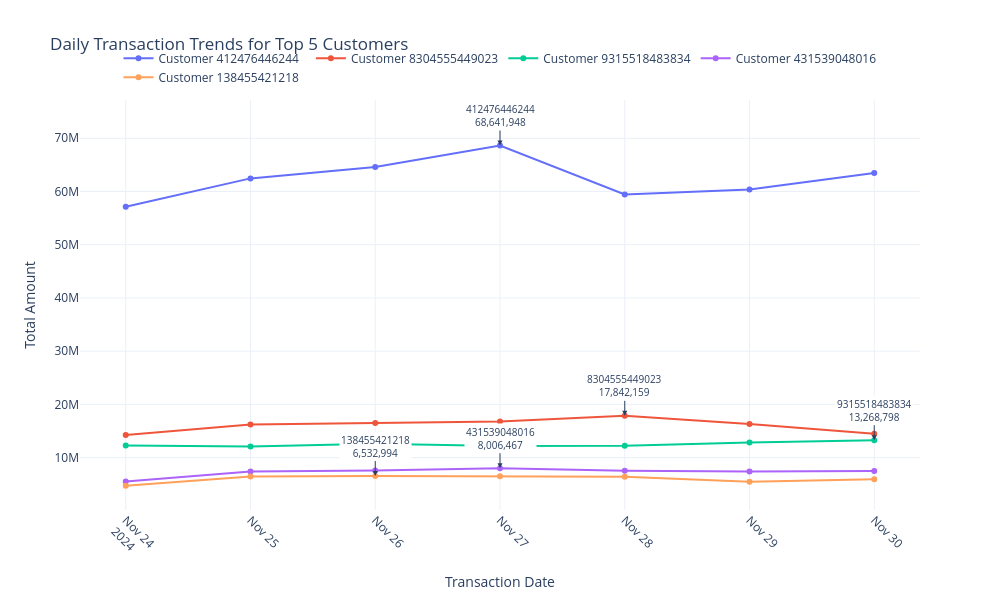

Source (notebook cell):
### Markdown cell above
## merged line chart

### Code cell
fig = go.Figure()

# Add a trace for each customer
for cust in top5:
    cust_data = daily_amounts[daily_amounts['Customer ID'] == cust]

    fig.add_trace(go.Scatter(
        x=cust_data['Tranx_Date'],
        y=cust_data['Amount'],
        mode='lines+markers',
        name=f'Customer {cust}',
        showlegend=True,          # ensure one legend entry only
        marker=dict(size=6),
        line=dict(width=2),
        hovertemplate='<b>Date</b>: %{x}<br><b>Amount</b>: %{y:,.2f}<extra></extra>'
    ))

    # add ONLY one max annotation per customer
    if not cust_data.empty:
        max_point = cust_data.loc[cust_data['Amount'].idxmax()]

        fig.add_annotation(
            x=max_point['Tranx_Date'],
            y=max_point['Amount'],
            text=f"{cust}<br>{max_point['Amount']:,.0f}",
            showarrow=True,
            arrowhead=2,
            ax=0,
            ay=-30,
            font=dict(size=10),
            bgcolor="white"
        )

# Layout
fig.update_layout(
    title='Daily Transaction Trends for Top 5 Customers',
    xaxis_title='Transaction Date',
    yaxis_title='Total Amount',
    template='plotly_white',
    hovermode='x unified',   # cleaner hover
    height=600,
    width=1000,

    legend=dict(
        orientation="h",
        yanchor="bottom",
        y=1.02,
        xanchor="center",
        x=0.5
    ),

    xaxis=dict(
        tickangle=45
    )
)

fig.show()

### Figure 1 — Plotly figure (JSON) as saved in the notebook; plotly's stock layout.template omitted (floating-point values rounded to 4 significant figures)
{"data": [{"hovertemplate": "<b>Date</b>: %{x}<br><b>Amount</b>: %{y:,.2f}<extra></extra>", "line": {"width": 2}, "marker": {"size": 6}, "mode": "lines+markers", "name": "Customer 412476446244", "showlegend": true, "type": "scatter", "x": ["2024-11-24T00:00:00", "2024-11-25T00:00:00", "2024-11-26T00:00:00", "2024-11-27T00:00:00", "2024-11-28T00:00:00", "2024-11-29T00:00:00", "2024-11-30T00:00:00"], "y": [57117232, 62460000.0, 64586172, 68641948, 59450000.0, 60370000.0, 63490000.0]}, {"hovertemplate": "<b>Date</b>: %{x}<br><b>Amount</b>: %{y:,.2f}<extra></extra>", "line": {"width": 2}, "marker": {"size": 6}, "mode": "lines+markers", "name": "Customer 8304555449023", "showlegend": true, "type": "scatter", "x": ["2024-11-24T00:00:00", "2024-11-25T00:00:00", "2024-11-26T00:00:00", "2024-11-27T00:00:00", "2024-11-28T00:00:00", "2024-11-29T00:00:00", "2024-11-30T00:00:00"], "y": [14242763, 16210000.0, 16508958, 16786826, 17842159, 16330000.0, 14489732]}, {"hovertemplate": "<b>Date</b>: %{x}<br><b>Amount</b>: %{y:,.2f}<extra></extra>", "line": {"width": 2}, "marker": {"size": 6}, "mode": "lines+markers", "name": "Customer 9315518483834", "showlegend": true, "type": "scatter", "x": ["2024-11-24T00:00:00", "2024-11-25T00:00:00", "2024-11-26T00:00:00", "2024-11-27T00:00:00", "2024-11-28T00:00:00", "2024-11-29T00:00:00", "2024-11-30T00:00:00"], "y": [12279331, 12068365, 12596485, 12193223, 12212115, 12844650, 13268798]}, {"hovertemplate": "<b>Date</b>: %{x}<br><b>Amount</b>: %{y:,.2f}<extra></extra>", "line": {"width": 2}, "marker": {"size": 6}, "mode": "lines+markers", "name": "Customer 431539048016", "showlegend": true, "type": "scatter", "x": ["2024-11-24T00:00:00", "2024-11-25T00:00:00", "2024-11-26T00:00:00", "2024-11-27T00:00:00", "2024-11-28T00:00:00", "2024-11-29T00:00:00", "2024-11-30T00:00:00"], "y": [5495702, 7379255, 7587374, 8006467, 7539424, 7409402, 7482575]}, {"hovertemplate": "<b>Date</b>: %{x}<br><b>Amount</b>: %{y:,.2f}<extra></extra>", "line": {"width": 2}, "marker": {"size": 6}, "mode": "lines+markers", "name": "Customer 138455421218", "showlegend": true, "type": "scatter", "x": ["2024-11-24T00:00:00", "2024-11-25T00:00:00", "2024-11-26T00:00:00", "2024-11-27T00:00:00", "2024-11-28T00:00:00", "2024-11-29T00:00:00", "2024-11-30T00:00:00"], "y": [4712387, 6446644, 6532994, 6514525, 6417331, 5444172, 5928493]}], "layout": {"annotations": [{"arrowhead": 2, "ax": 0, "ay": -30, "bgcolor": "white", "font": {"size": 10}, "showarrow": true, "text": "412476446244<br>68,641,948", "x": "2024-11-27T00:00:00", "y": 68641948}, {"arrowhead": 2, "ax": 0, "ay": -30, "bgcolor": "white", "font": {"size": 10}, "showarrow": true, "text": "8304555449023<br>17,842,159", "x": "2024-11-28T00:00:00", "y": 17842159}, {"arrowhead": 2, "ax": 0, "ay": -30, "bgcolor": "white", "font": {"size": 10}, "showarrow": true, "text": "9315518483834<br>13,268,798", "x": "2024-11-30T00:00:00", "y": 13268798}, {"arrowhead": 2, "ax": 0, "ay": -30, "bgcolor": "white", "font": {"size": 10}, "showarrow": true, "text": "431539048016<br>8,006,467", "x": "2024-11-27T00:00:00", "y": 8006467}, {"arrowhead": 2, "ax": 0, "ay": -30, "bgcolor": "white", "font": {"size": 10}, "showarrow": true, "text": "138455421218<br>6,532,994", "x": "2024-11-26T00:00:00", "y": 6532994}], "height": 600, "hovermode": "x unified", "legend": {"orientation": "h", "x": 0.5, "xanchor": "center", "y": 1.02, "yanchor": "bottom"}, "title": {"text": "Daily Transaction Trends for Top 5 Customers"}, "width": 1000, "xaxis": {"tickangle": 45, "title": {"text": "Transaction Date"}}, "yaxis": {"title": {"text": "Total Amount"}}}}
